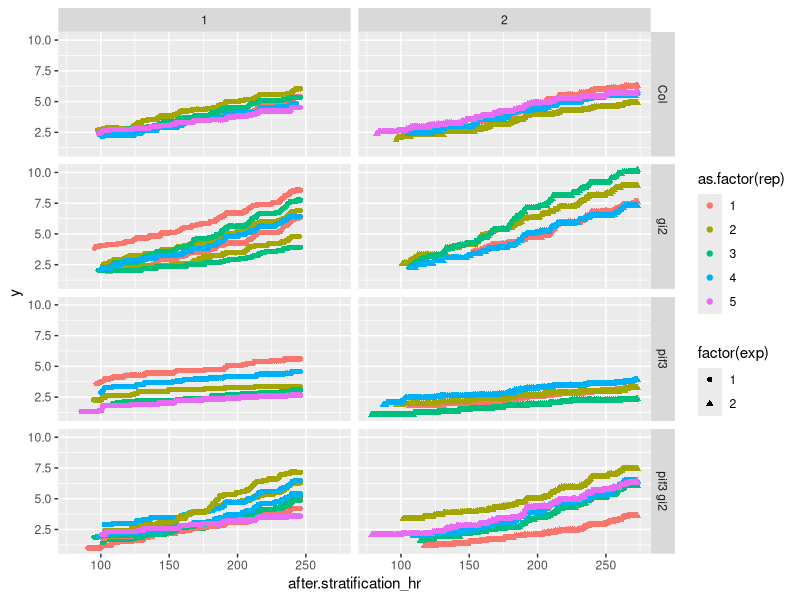
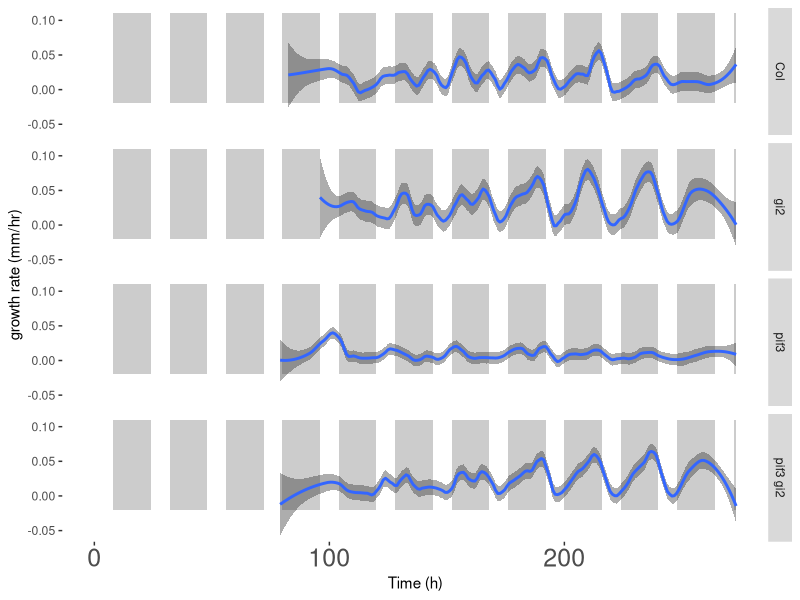
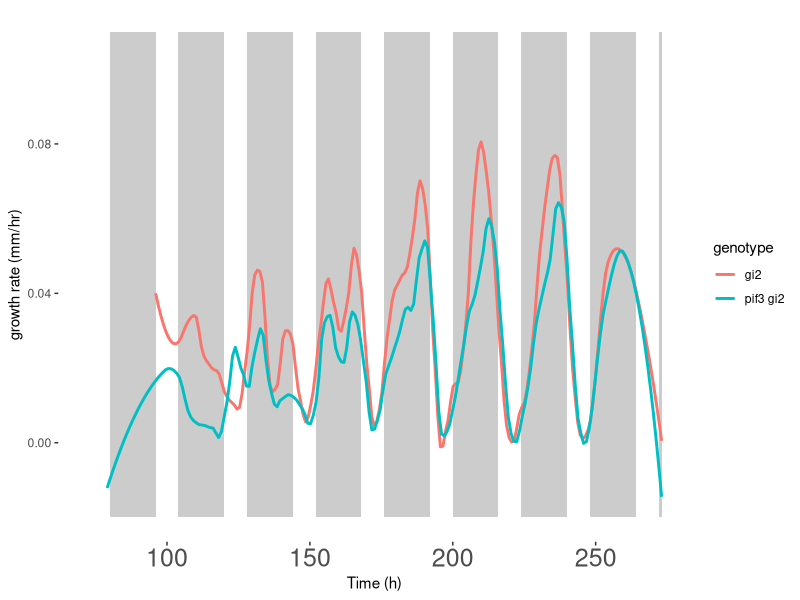
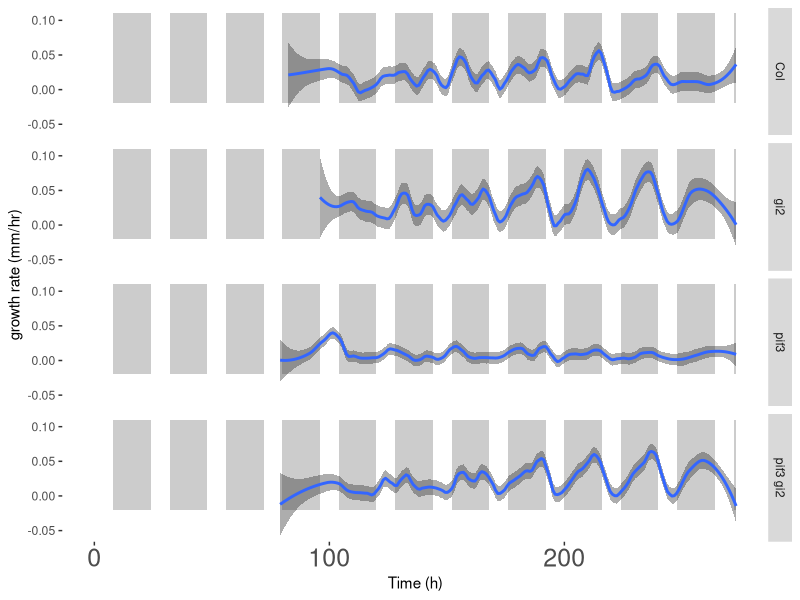
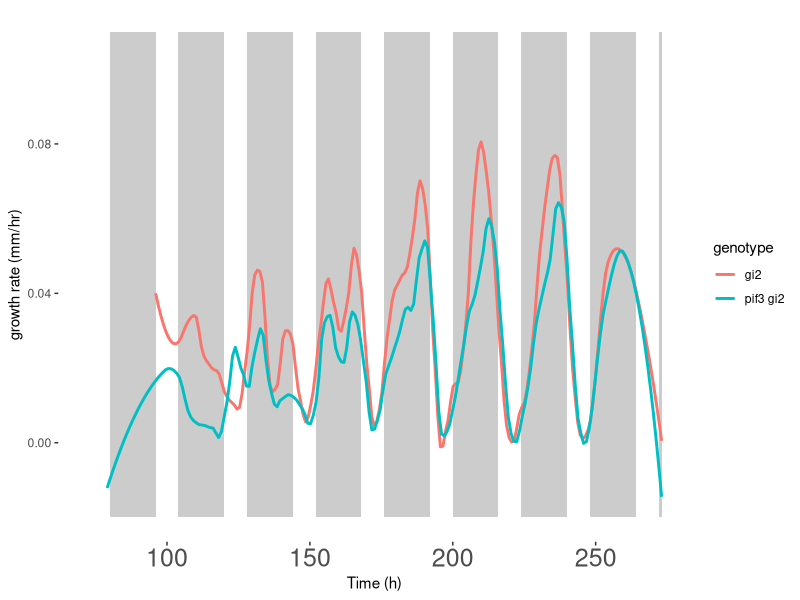

The R script that drew these images, in order:
## ---- chunk 1
library(ggplot2)
library(dplyr)
# functions used in this script
## vlookup
#Vlookup in R (https://gist.github.com/jnmaloof/7367450)
#Version 0.3 November 12, 2013
#Return senesical results if return column is a factor
#Version 0.2 November 11, 2013
#Require first column of table to be numeric if range lookup is being done
#Change defaults to larger=FALSE
#Julin Maloof
vlookup <- function(ref, #the value or values that you want to look for
                    table, #the table where you want to look for it; will look in first column
                    column, #the column that you want the return data to come from,
                    range=FALSE, #if there is not an exact match, return the closest?
                    larger=FALSE) #if doing a range lookup, should the smaller or larger key be used?)
{
  if(!is.numeric(column) & !column %in% colnames(table)) {
    stop(paste("can't find column",column,"in table"))
  }
  if(range) {
    if(!is.numeric(table[,1])) {
      stop(paste("The first column of table must be numeric when using range lookup"))
    }
    table <- table[order(table[,1]),] 
    index <- findInterval(ref,table[,1])
    if(larger) {
      index <- ifelse(ref %in% table[,1],index,index+1)
    }
    output <- table[index,column]
    output[!index <= dim(table)[1]] <- NA
    
  } else {
    output <- table[match(ref,table[,1]),column]
    output[!ref %in% table[,1]] <- NA #not needed?
  }
  dim(output) <- dim(ref)
  output
}
## ---- chunk 2
# setup working directory
if(Sys.info()["user"]=="nozue") {
  homedir<-"/Volumes/Data6/data_JM4/2016pifgi2_timelapse"
} # customize homedir
if(Sys.info()["user"]=="jmaloof") {
  homedir<-"~/git/Marian_pif3gi2_timelapse/"
} # customize homedir
setwd(homedir)
# 
# reading file time stamp
## This file was created in MSDOS (Celia cam computer) by "dir" command
filetime<-read.table("2016pif3gi2filetime.txt",skip=7,nrows=869)
head(filetime)
tail(filetime)

# reading file name used in exp1
exp1.filename<-read.table("exp1.file.txt",skip=1)
# add 336 to 1 (frmae number in exp1 avi )
exp1.filename$frame<-1:nrow(exp1.filename)
# reading file name used in exp2
exp2.filename<-read.table("exp2.file.txt",nrow=533) # skip the last line "exp2.file.txt"
#exp2.filename$frame<-1:nrow(exp2.filename) # is this true? no 
exp2.filename$frame<- c(((533-309)+1):533, (310-309):(533-309))# is this true? OK. Probably I should fix it becasue this is dirty. (100316)

# reading hypocotyl length data
hyp.data<-read.csv("Marian_gi2pif3_hyp_data.csv")
# need to clean up data (no duplicate)
hyp.data$id<-paste(sub("(2016pif3gi2exp)(1A_|1B_|2A_|2B_)(pif3gi2|pif3|gi2|Col)(.avi:)([[:digit:]]+)([[:print:]]+)","\\1\\2\\3\\4\\5",hyp.data$label),hyp.data$rep,sep="_")
hyp.data[duplicated(hyp.data$id),] # OK
# change pixel into mm
scale<- 95/1220.3213 # 95 mm is 1220.3213 pixel
hyp.data$mm<-hyp.data$pixel * scale


# merge time stamp data and hyp.data
## extract avi movie frame name
hyp.data$frame<-as.integer(sub("(2016pif3gi2exp)(1A_|1B_|2A_|2B_)(pif3gi2|pif3|gi2|Col)(.avi:)([[:digit:]]+)([[:print:]]+)","\\5",hyp.data$label)) 

# obtaining file date/time (exp1)
hyp.data[hyp.data$exp==1,"file"]<-as.character(vlookup(hyp.data[hyp.data$exp==1,"frame"],exp1.filename[,2:1],2))
str(hyp.data)
# obtaining file date/time (exp2)
hyp.data[hyp.data$exp==2,"file"]<-as.character(vlookup(hyp.data[hyp.data$exp==2,"frame"],exp2.filename[,2:1],2))
## obtain file date/time stamp (exp1 and exp2)
hyp.data$date<-vlookup(hyp.data$file,filetime[,c("V4","V1")],2)
hyp.data$time<-vlookup(hyp.data$file,filetime[,c("V4","V2")],2)
## converted to "POSIXlt" (see ?strptime)
hyp.data$date.time<-strptime(paste(hyp.data$date,hyp.data$time,sep="/"),"%m/%d/%Y/%H:%M")

## June 27 is day3 after stratification (start day for exp1 is 
exp1.start.date.time<-strptime("6/24/2016/7:00","%m/%d/%Y/%H:%M") # start date time for exp1
exp2.start.date.time<-strptime("7/1/2016/7:00","%m/%d/%Y/%H:%M") # start date time for exp2

## day-night cycle (7:00 - 15:00 is day)
# calculate hours after stratification 
# cf. hyp.data$date.time - start.date.time gave me units="days"
# for exp1
hyp.data[hyp.data$exp==1,"after.stratification_hr"]<-
  as.numeric(gsub(" hours","",difftime(hyp.data[hyp.data$exp==1,"date.time"],exp1.start.date.time,units="hours"))) # see more in ?difftime
# for exp2
hyp.data[hyp.data$exp==2,"after.stratification_hr"]<-
  as.numeric(gsub(" hours","",difftime(hyp.data[hyp.data$exp==2,"date.time"],exp2.start.date.time,units="hours"))) # see more in ?difftime
# 
str(hyp.data)
head(hyp.data)
summary(hyp.data)

## ---- chunk 3
# from Julin's scripts "TLsmoothMND MAR.R"
calcRate <- function(x) { #no running average
  x <- x[order(x$after.stratification_hr),] 
  x$rate <- NA
  for (i in 2:nrow(x)) {
    x$rate[i] <- (x$y[i]-x$y[i-1]) / (x$after.stratification_hr[i] -x$after.stratification_hr[i-1])
  }
  x
} 

names(hyp.data)<-sub("mm","y",names(hyp.data))
hyp.data$sample<-with(hyp.data,paste(exp,plate,genotype,rep,sep="_")) 
rate.list <- by(hyp.data,hyp.data$sample,calcRate) 
tl.rates <- rate.list[[1]]              #need to recompile the list of dataframes into one dataframe.  this will hold it

for (i in 2:length(rate.list)) tl.rates <- rbind(tl.rates,rate.list[[i]]) #merge into one frame

tl.rates3<-tl.rates[!is.na(tl.rates$rate),]
## ---- chunk 4
samples <- unique(hyp.data$sample)
genotypes <- as.character(unique(hyp.data$genotype))
sample.numbers <- sapply(genotypes,function(g) {
  sum(grepl(g,samples))
})
sample.numbers
## ---- chunk 5
# plot (height version)
p.height<-ggplot(hyp.data,aes(x=after.stratification_hr,y=y,color=as.factor(rep),shape=factor(exp))) + geom_point()+facet_grid(genotype~exp)
p.height
# plot (growth rate version)
night <- seq(8,max(tl.rates$after.stratification_hr),24)
day <- seq(24,max(tl.rates$after.stratification_hr),24)
if (length(night)>length(day)) day <- c(day,max(tl.rates$after.stratification_hr))
bottom <- rep(-0.02,length(night))
top <- rep(0.11,length(night)) # for mm
#top <- rep(1,length(night)) # for pixel

#data frame to hold coordinates for nighttime rectangles
rectangles <- data.frame(night,day,top,bottom,rate=0,after.stratification_hr=0)
rm(night,day,top,bottom)
# remove data not this time range, which did not solve an error in geom_smooth()
# tl.rates4<-tl.rates3[tl.rates3$after.stratification_hr>24*5|tl.rates3$after.stratification_hr<24*12,]
#
#p.growthrate<- ggplot(data=tl.rates,aes(y=rate,x=after.stratification_hr))  + facet_wrap(~genotype,ncol=1) + theme_classic()
p.growthrate<- ggplot(data=tl.rates3,aes(y=rate,x=after.stratification_hr))  + facet_grid(genotype~.)
p.growthrate <- p.growthrate + geom_rect(data=rectangles,mapping=aes(xmin=night,xmax=day,ymin=bottom,ymax=top),fill="grey80")
#p.growthrate <- p.growthrate + geom_smooth(stat="smooth",fill="grey20",method="loess",span=.1,n=200)
p.growthrate <- p.growthrate + geom_smooth(stat="smooth",fill="grey20",method="loess",span=.1,n=200) # needs to play with span and n
#p.growthrate <- p.growthrate + scale_x_continuous(limits=c(24*5,24*12))
p.growthrate <- p.growthrate + theme(
  axis.text.x=element_text(size=18),
  #axis.ticks = element_blank(),
  panel.background = element_rect(fill = "white")) + 
  labs(x="Time (h)",y="growth rate (mm/hr)")
#p.growthrate <- p.growthrate + coord_cartesian(ylim=c(-0.001,0.005))
p.growthrate
ggsave(p.growthrate,file="Marian_pif3gi3_timelapse_v2.png",dpi=300,width=11,height=8) # needs to clean up graph
# Time (h): time after stratification (hr) (cf. Nozue (2007) use "zero indicates dawn of the fourth day")
#
## ---- chunk 6

p.growthrate<- ggplot(data=tl.rates3[grepl("gi2",tl.rates3$genotype),],aes(y=rate,x=after.stratification_hr)  )
p.growthrate <- p.growthrate +
  geom_rect(data=rectangles,mapping=aes(xmin=night,xmax=day,ymin=bottom,ymax=top),fill="grey80")
p.growthrate <- p.growthrate +
  geom_smooth(mapping=aes(color=genotype),
              stat="smooth",
              fill="grey20",
              method="loess",span=.1,n=200, se = FALSE) # need to play with span and n
p.growthrate <- p.growthrate + theme(
  axis.text.x=element_text(size=18),
  #axis.ticks = element_blank(),
  panel.background = element_rect(fill = "white")) + 
  labs(x="Time (h)",y="growth rate (mm/hr)")
p.growthrate <- p.growthrate + xlim(72,max(tl.rates3$after.stratification_hr))
#p.growthrate <- p.growthrate + coord_cartesian(ylim=c(-0.001,0.005))
p.growthrate
ggsave(p.growthrate,file="Marian_pif3gi3_timelapse_v3.png",dpi=300,width=11,height=8) 
